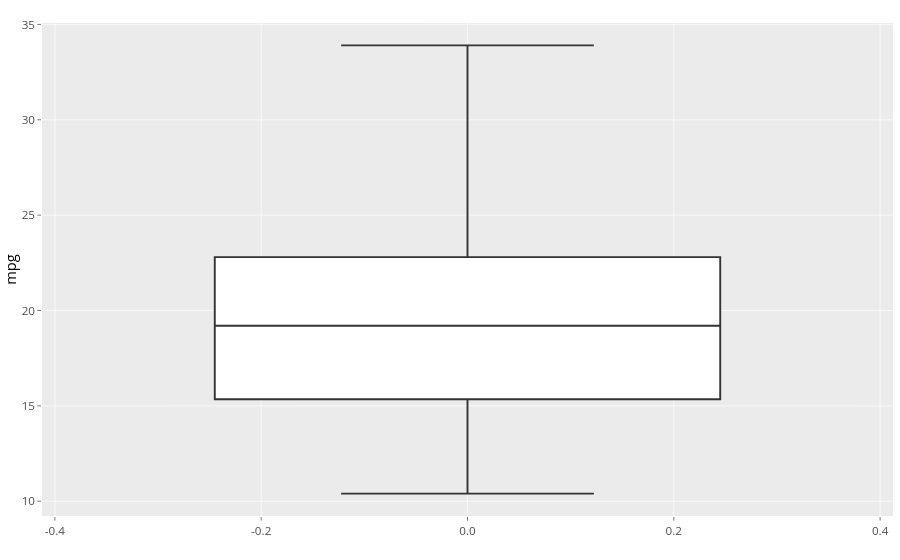

Notebook code for this chart:
### Markdown cell above
With ggplot, adding `geom_boxplot` creates the boxplot. If you want to visualize just one numerical variable, you can set it to `y` in `aes`. In this example, we look at `mpg` in the "mtcars" dataset. Then, you can pass in the ggplot object to [`ggplotly`](https://www.rdocumentation.org/packages/plotly/versions/4.9.3/topics/ggplotly) (from the "plotly" library) to make it interactive.

### Code cell
p <- ggplot(mtcars, aes(y = mpg)) + geom_boxplot()
ggplotly(p)

### Figure 1 — Plotly figure (JSON) as saved in the notebook; plotly's stock layout.template omitted (floating-point values rounded to 4 significant figures)
{"data": [{"fillcolor": "rgba(255,255,255,1)", "hoverinfo": "y", "line": {"color": "rgba(51,51,51,1)", "width": 1.89}, "marker": {"line": {"color": "rgba(0,0,0,1)", "width": 1.89}, "outliercolor": "rgba(0,0,0,1)", "size": 5.669}, "showlegend": false, "type": "box", "xaxis": "x", "y": [21, 21, 22.8, 21.4, 18.7, 18.1, 14.3, 24.4, 22.8, 19.2, 17.8, 16.4, 17.3, 15.2, 10.4, 10.4, 14.7, 32.4, 30.4, 33.9, 21.5, 15.5, 15.2, 13.3, 19.2, 27.3, 26, 30.4, 15.8, 19.7, 15, 21.4], "yaxis": "y"}], "layout": {"barmode": "relative", "font": {"color": "rgba(0,0,0,1)", "family": "", "size": 14.61}, "hovermode": "closest", "legend": {"bgcolor": "rgba(255,255,255,1)", "bordercolor": "transparent", "borderwidth": 1.89, "font": {"color": "rgba(0,0,0,1)", "family": "", "size": 11.69}}, "margin": {"b": 22.65, "l": 37.26, "r": 7.306, "t": 23.31}, "paper_bgcolor": "rgba(255,255,255,1)", "plot_bgcolor": "rgba(235,235,235,1)", "shapes": [], "showlegend": false, "xaxis": {"anchor": "y", "automargin": true, "autorange": false, "categoryarray": ["-0.4", "-0.2", "0.0", "0.2", "0.4"], "categoryorder": "array", "domain": [0, 1], "gridcolor": "rgba(255,255,255,1)", "gridwidth": 0.6642, "hoverformat": ".2f", "linecolor": {}, "linewidth": 0, "nticks": {}, "range": [-0.4125, 0.4125], "showgrid": true, "showline": false, "showticklabels": true, "tickangle": 0, "tickcolor": "rgba(51,51,51,1)", "tickfont": {"color": "rgba(77,77,77,1)", "family": "", "size": 11.69}, "ticklen": 3.653, "tickmode": "array", "ticks": "outside", "ticktext": ["-0.4", "-0.2", "0.0", "0.2", "0.4"], "tickvals": [-0.4, -0.2, 0, 0.2, 0.4], "tickwidth": 0.6642, "title": {"font": {"color": "rgba(0,0,0,1)", "family": "", "size": 14.61}, "text": ""}, "type": "linear", "zeroline": false}, "yaxis": {"anchor": "x", "automargin": true, "autorange": false, "categoryarray": ["10", "15", "20", "25", "30", "35"], "categoryorder": "array", "domain": [0, 1], "gridcolor": "rgba(255,255,255,1)", "gridwidth": 0.6642, "hoverformat": ".2f", "linecolor": {}, "linewidth": 0, "nticks": {}, "range": [9.225, 35.08], "showgrid": true, "showline": false, "showticklabels": true, "tickangle": 0, "tickcolor": "rgba(51,51,51,1)", "tickfont": {"color": "rgba(77,77,77,1)", "family": "", "size": 11.69}, "ticklen": 3.653, "tickmode": "array", "ticks": "outside", "ticktext": ["10", "15", "20", "25", "30", "35"], "tickvals": [10, 15, 20, 25, 30, 35], "tickwidth": 0.6642, "title": {"font": {"color": "rgba(0,0,0,1)", "family": "", "size": 14.61}, "text": "mpg"}, "type": "linear", "zeroline": false}}}
